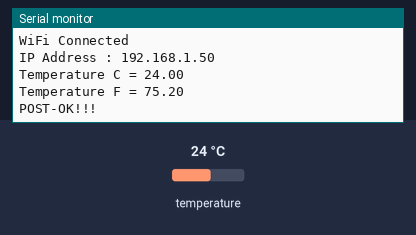
A sketch run on a simulated ESP8266 (NodeMCU). Parts: the last lines printed to the serial monitor. Inputs (shaded band) come from the test bench; at power-on: temperature 24 °C. WiFi joins after 1.5 s; servers stay silent unless stated.

Above: at 2.7 s.
2.8 s: temperature set to 12 °C
At 4.4 s:
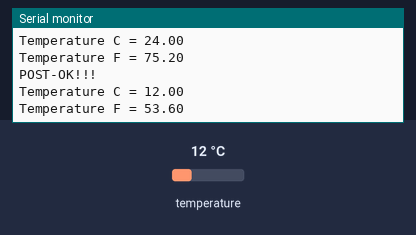
5.5 s: temperature set to 19 °C
At 7.3 s:
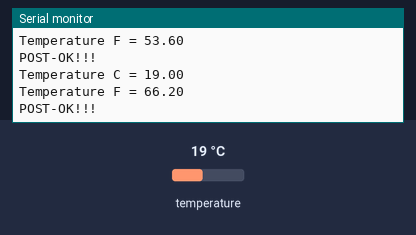
Timing chart, 0 to 8.8 s (numbered marks = the images above; inputs shaded):
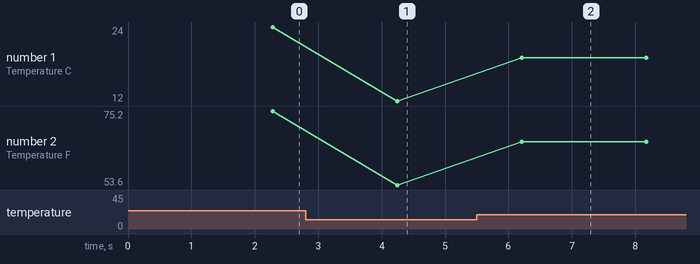

Measured:
- after the input at 2.8 s, the serial monitor: prints a new line after 1.4 s (image 1)
- after the input at 5.5 s, the serial monitor: prints a new line after 0.71 s (image 2)
- plotted number 1: 24 → 12 after the input at 2.8 s, 12 → 19 after the input at 5.5 s
- plotted number 2: 75.2 → 53.6 after the input at 2.8 s, 53.6 → 66.2 after the input at 5.5 s

The sketch:

Temp.ino
```cpp
#include <ESP8266WiFi.h>
#include <DallasTemperature.h>
#include <ESP8266WiFi.h>
#include <PubSubClient.h>

#define pin D2

OneWire oneWire(pin);

DallasTemperature sensors(&oneWire);
int sensorValue = 0; //set sensorValue
float Celcius = 0;
float Fahrenheit = 0;

const char* ssid = "xxxxxx"; // name wifi
const char* pass = "xxxx"; // password wifi
String sensor_id = "x"; // id
const char *host = "xxxxxxx"; // url server
const int httpsPort = "xxxxx"; // port
String Link = "/xxxxxx"; // link to connect node red
const char fingerprint[] PROGMEM = "60 7F F1 02 28 6C 22 61 6A F0 8B 50 66 43 06 C3 D5 B3 67 BC";
String payload;

void setup() {
    Serial.begin(9600);

    // code make esp8266 connect to internet
    WiFi.begin(ssid,pass);
      while (WiFi.status() != WL_CONNECTED) {
        delay(500);
        Serial.print(".");
    }

    Serial.println("");
    Serial.println("WiFi Connected");
    Serial.print("IP Address : ");
    Serial.println(WiFi.localIP());

  sensors.begin();
}

void loop()
{
   // get value Temperature from ds18b20
  sensors.requestTemperatures();
  Celcius = sensors.getTempCByIndex(0);
  Fahrenheit = sensors.toFahrenheit(Celcius);

   // show output at console
   String sting_tempC = "";
   sting_tempC += Celcius;
   Serial.print("Temperature C = ");
   Serial.println(sting_tempC);

   String sting_tempF = "";
   sting_tempF += Fahrenheit;
   Serial.print("Temperature F = ");
   Serial.println(sting_tempF);

   // code connect to node red
   WiFiClientSecure httpsClient;
   httpsClient.setFingerprint(fingerprint);
   httpsClient.setTimeout(5000);
   httpsClient.connect(host, httpsPort);

   payload = "[{\"id\":"+sensor_id+",\"tempC\":"+sting_tempC+",\"tempF\":"+ sting_tempF +"}]";
  if((httpsClient.print(String("POST ")
        + Link + " HTTP/1.1\r\n" +
        "Host: " + host + "\r\n" +
        "Content-Type: application/json"+ "\r\n" +
        "Content-Length: 36" + "\r\n\r\n" +
        payload + "\r\n" +
        "Connection: close\r\n\r\n")))
    {
        Serial.println("POST-OK!!!");
    }
    else
    {
        Serial.println("POST-Failed!!!");
    }
    delay(1000);


}
```
